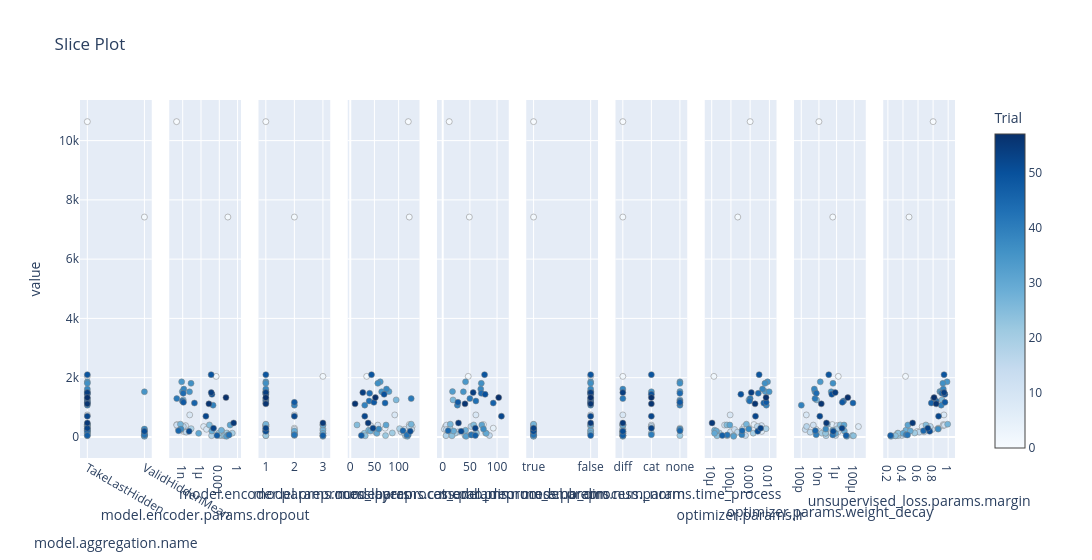

Notebook code cell kept with this figure:
### Code cell
# fig = optuna.visualization.plot_parallel_coordinate(plotted_study, target=target, target_name=target_name, params=['model.encoder.params.pooling', 'pretrain_model.encoder.params.pooling',])
# fig = optuna.visualization.plot_contour(study, target=target, target_name=target_name, params=params+not_imp)
fig = optuna.visualization.plot_slice(study, target=target, target_name=target_name)#, params=["model.encoder.params.num_layers"] )
# fig = optuna.visualization.plot_optimization_history(study, target=target, target_name=target_name, error_bar=False)
# targets = lambda t: (t.user_attrs["memory_after_mean"], t.user_attrs["val_metric_mean"])
# target_names = ["memory_after_mean", "val_metric_mean"]
# fig = optuna.visualization.plot_pareto_front(study, targets=targets, target_names=target_names)
fig

### Figure 1 — Plotly figure (JSON) as saved in the notebook; plotly's stock layout.template omitted (floating-point values rounded to 4 significant figures)
{"data": [{"marker": {"color": [0, 1, 2, 5, 6, 7, 8, 9, 10, 11, 12, 13, 14, 15, 16, 17, 18, 19, 20, 21, 22, 23, 24, 25, 26, 27, 28, 29, 30, 31, 32, 33, 34, 35, 36, 37, 38, 39, 40, 41, 42, 43, 44, 45, 46, 47, 48, 49, 50, 51, 52, 53, 54, 55, 56, 57], "colorbar": {"title": {"text": "Trial"}, "x": 1, "xpad": 40}, "colorscale": [[0, "rgb(247,251,255)"], [0.125, "rgb(222,235,247)"], [0.25, "rgb(198,219,239)"], [0.375, "rgb(158,202,225)"], [0.5, "rgb(107,174,214)"], [0.625, "rgb(66,146,198)"], [0.75, "rgb(33,113,181)"], [0.875, "rgb(8,81,156)"], [1, "rgb(8,48,107)"]], "line": {"color": "Grey", "width": 0.5}, "showscale": true}, "mode": "markers", "name": "Feasible Trial", "showlegend": false, "type": "scatter", "x": ["TakeLastHidden", "ValidHiddenMean", "TakeLastHidden", "TakeLastHidden", "TakeLastHidden", "TakeLastHidden", "TakeLastHidden", "TakeLastHidden", "TakeLastHidden", "TakeLastHidden", "TakeLastHidden", "ValidHiddenMean", "ValidHiddenMean", "ValidHiddenMean", "TakeLastHidden", "TakeLastHidden", "ValidHiddenMean", "TakeLastHidden", "TakeLastHidden", "TakeLastHidden", "ValidHiddenMean", "ValidHiddenMean", "TakeLastHidden", "TakeLastHidden", "TakeLastHidden", "TakeLastHidden", "TakeLastHidden", "TakeLastHidden", "TakeLastHidden", "TakeLastHidden", "ValidHiddenMean", "TakeLastHidden", "TakeLastHidden", "ValidHiddenMean", "TakeLastHidden", "ValidHiddenMean", "TakeLastHidden", "TakeLastHidden", "ValidHiddenMean", "TakeLastHidden", "ValidHiddenMean", "TakeLastHidden", "TakeLastHidden", "TakeLastHidden", "TakeLastHidden", "TakeLastHidden", "TakeLastHidden", "TakeLastHidden", "TakeLastHidden", "ValidHiddenMean", "TakeLastHidden", "TakeLastHidden", "TakeLastHidden", "TakeLastHidden", "TakeLastHidden", "TakeLastHidden"], "xaxis": "x", "y": [10640.0, 7421.0, 2044.0, 295.9, 418.1, 186.9, 350.3, 743.4, 257.4, 382.2, 399.7, 171.0, 250.8, 48.01, 161.4, 354.3, 43.08, 279.0, 127.5, 133.8, 44.61, 124.0, 39.45, 404.9, 1250.0, 430.3, 224.7, 200.6, 120.9, 402.5, 19.72, 1530.0, 1860.0, 1524.0, 1809.0, 264.8, 1614.0, 1072.0, 74.71, 1293.0, 67.52, 1212.0, 1474.0, 210.0, 1144.0, 50.29, 1169.0, 2103.0, 1437.0, 188.6, 700.8, 295.6, 1497.0, 472.2, 1116.0, 1327.0], "yaxis": "y"}, {"marker": {"color": [0, 1, 2, 5, 6, 7, 8, 9, 10, 11, 12, 13, 14, 15, 16, 17, 18, 19, 20, 21, 22, 23, 24, 25, 26, 27, 28, 29, 30, 31, 32, 33, 34, 35, 36, 37, 38, 39, 40, 41, 42, 43, 44, 45, 46, 47, 48, 49, 50, 51, 52, 53, 54, 55, 56, 57], "colorbar": {"title": {"text": "Trial"}, "x": 1, "xpad": 40}, "colorscale": [[0, "rgb(247,251,255)"], [0.125, "rgb(222,235,247)"], [0.25, "rgb(198,219,239)"], [0.375, "rgb(158,202,225)"], [0.5, "rgb(107,174,214)"], [0.625, "rgb(66,146,198)"], [0.75, "rgb(33,113,181)"], [0.875, "rgb(8,81,156)"], [1, "rgb(8,48,107)"]], "line": {"color": "Grey", "width": 0.5}, "showscale": false}, "mode": "markers", "name": "Feasible Trial", "showlegend": false, "type": "scatter", "x": [1e-10, 0.02549, 0.0003077, 1.86e-10, 1.126e-10, 1.33e-09, 2.66e-06, 1.424e-08, 8.101e-06, 3.028e-09, 1.041e-10, 0.003054, 6.851e-10, 0.003096, 3.79e-09, 1.276e-09, 5.445e-05, 2.385e-08, 0.1353, 0.01716, 0.001176, 0.0007434, 0.007746, 2.409e-05, 1.225e-09, 4.296e-10, 0.002216, 6.083e-05, 4.169e-07, 0.05978, 0.01521, 8.667e-10, 6.805e-10, 1.325e-08, 2.329e-08, 5.412e-10, 1.514e-09, 9.473e-05, 0.03457, 1.07e-10, 0.03936, 8.962e-10, 1.221e-09, 2.07e-10, 8.429e-08, 0.0004197, 1.334e-09, 4.61e-05, 6.207e-05, 1.141e-08, 6.372e-06, 0.0001139, 4.788e-05, 0.2271, 1.968e-05, 0.01252], "xaxis": "x2", "y": [10640.0, 7421.0, 2044.0, 295.9, 418.1, 186.9, 350.3, 743.4, 257.4, 382.2, 399.7, 171.0, 250.8, 48.01, 161.4, 354.3, 43.08, 279.0, 127.5, 133.8, 44.61, 124.0, 39.45, 404.9, 1250.0, 430.3, 224.7, 200.6, 120.9, 402.5, 19.72, 1530.0, 1860.0, 1524.0, 1809.0, 264.8, 1614.0, 1072.0, 74.71, 1293.0, 67.52, 1212.0, 1474.0, 210.0, 1144.0, 50.29, 1169.0, 2103.0, 1437.0, 188.6, 700.8, 295.6, 1497.0, 472.2, 1116.0, 1327.0], "yaxis": "y2"}, {"marker": {"color": [0, 1, 2, 5, 6, 7, 8, 9, 10, 11, 12, 13, 14, 15, 16, 17, 18, 19, 20, 21, 22, 23, 24, 25, 26, 27, 28, 29, 30, 31, 32, 33, 34, 35, 36, 37, 38, 39, 40, 41, 42, 43, 44, 45, 46, 47, 48, 49, 50, 51, 52, 53, 54, 55, 56, 57], "colorbar": {"title": {"text": "Trial"}, "x": 1, "xpad": 40}, "colorscale": [[0, "rgb(247,251,255)"], [0.125, "rgb(222,235,247)"], [0.25, "rgb(198,219,239)"], [0.375, "rgb(158,202,225)"], [0.5, "rgb(107,174,214)"], [0.625, "rgb(66,146,198)"], [0.75, "rgb(33,113,181)"], [0.875, "rgb(8,81,156)"], [1, "rgb(8,48,107)"]], "line": {"color": "Grey", "width": 0.5}, "showscale": false}, "mode": "markers", "name": "Feasible Trial", "showlegend": false, "type": "scatter", "x": [1, 2, 3, 2, 1, 1, 1, 2, 2, 1, 1, 2, 1, 2, 1, 1, 1, 3, 2, 2, 1, 3, 3, 3, 1, 1, 3, 2, 3, 3, 3, 1, 1, 1, 1, 1, 1, 2, 2, 1, 2, 1, 1, 1, 1, 3, 2, 1, 1, 1, 2, 1, 1, 3, 1, 1], "xaxis": "x3", "y": [10640.0, 7421.0, 2044.0, 295.9, 418.1, 186.9, 350.3, 743.4, 257.4, 382.2, 399.7, 171.0, 250.8, 48.01, 161.4, 354.3, 43.08, 279.0, 127.5, 133.8, 44.61, 124.0, 39.45, 404.9, 1250.0, 430.3, 224.7, 200.6, 120.9, 402.5, 19.72, 1530.0, 1860.0, 1524.0, 1809.0, 264.8, 1614.0, 1072.0, 74.71, 1293.0, 67.52, 1212.0, 1474.0, 210.0, 1144.0, 50.29, 1169.0, 2103.0, 1437.0, 188.6, 700.8, 295.6, 1497.0, 472.2, 1116.0, 1327.0], "yaxis": "y3"}, {"marker": {"color": [0, 1, 2, 5, 6, 7, 8, 9, 10, 11, 12, 13, 14, 15, 16, 17, 18, 19, 20, 21, 22, 23, 24, 25, 26, 27, 28, 29, 30, 31, 32, 33, 34, 35, 36, 37, 38, 39, 40, 41, 42, 43, 44, 45, 46, 47, 48, 49, 50, 51, 52, 53, 54, 55, 56, 57], "colorbar": {"title": {"text": "Trial"}, "x": 1, "xpad": 40}, "colorscale": [[0, "rgb(247,251,255)"], [0.125, "rgb(222,235,247)"], [0.25, "rgb(198,219,239)"], [0.375, "rgb(158,202,225)"], [0.5, "rgb(107,174,214)"], [0.625, "rgb(66,146,198)"], [0.75, "rgb(33,113,181)"], [0.875, "rgb(8,81,156)"], [1, "rgb(8,48,107)"]], "line": {"color": "Grey", "width": 0.5}, "showscale": false}, "mode": "markers", "name": "Feasible Trial", "showlegend": false, "type": "scatter", "x": [120, 122, 34, 72, 122, 107, 128, 92, 112, 42, 57, 105, 127, 116, 53, 122, 114, 102, 112, 87, 73, 29, 31, 14, 95, 126, 38, 42, 55, 74, 118, 80, 62, 65, 57, 59, 75, 30, 120, 126, 117, 39, 40, 109, 72, 23, 49, 44, 70, 124, 30, 47, 26, 37, 10, 52], "xaxis": "x4", "y": [10640.0, 7421.0, 2044.0, 295.9, 418.1, 186.9, 350.3, 743.4, 257.4, 382.2, 399.7, 171.0, 250.8, 48.01, 161.4, 354.3, 43.08, 279.0, 127.5, 133.8, 44.61, 124.0, 39.45, 404.9, 1250.0, 430.3, 224.7, 200.6, 120.9, 402.5, 19.72, 1530.0, 1860.0, 1524.0, 1809.0, 264.8, 1614.0, 1072.0, 74.71, 1293.0, 67.52, 1212.0, 1474.0, 210.0, 1144.0, 50.29, 1169.0, 2103.0, 1437.0, 188.6, 700.8, 295.6, 1497.0, 472.2, 1116.0, 1327.0], "yaxis": "y4"}, {"marker": {"color": [0, 1, 2, 5, 6, 7, 8, 9, 10, 11, 12, 13, 14, 15, 16, 17, 18, 19, 20, 21, 22, 23, 24, 25, 26, 27, 28, 29, 30, 31, 32, 33, 34, 35, 36, 37, 38, 39, 40, 41, 42, 43, 44, 45, 46, 47, 48, 49, 50, 51, 52, 53, 54, 55, 56, 57], "colorbar": {"title": {"text": "Trial"}, "x": 1, "xpad": 40}, "colorscale": [[0, "rgb(247,251,255)"], [0.125, "rgb(222,235,247)"], [0.25, "rgb(198,219,239)"], [0.375, "rgb(158,202,225)"], [0.5, "rgb(107,174,214)"], [0.625, "rgb(66,146,198)"], [0.75, "rgb(33,113,181)"], [0.875, "rgb(8,81,156)"], [1, "rgb(8,48,107)"]], "line": {"color": "Grey", "width": 0.5}, "showscale": false}, "mode": "markers", "name": "Feasible Trial", "showlegend": false, "type": "scatter", "x": [12, 49, 47, 93, 75, 12, 5, 61, 3, 13, 7, 28, 7, 86, 61, 52, 6, 13, 23, 79, 41, 62, 17, 57, 19, 14, 42, 20, 80, 72, 43, 18, 42, 38, 71, 75, 70, 27, 52, 50, 53, 61, 71, 10, 93, 60, 28, 77, 78, 34, 108, 60, 56, 29, 41, 103], "xaxis": "x5", "y": [10640.0, 7421.0, 2044.0, 295.9, 418.1, 186.9, 350.3, 743.4, 257.4, 382.2, 399.7, 171.0, 250.8, 48.01, 161.4, 354.3, 43.08, 279.0, 127.5, 133.8, 44.61, 124.0, 39.45, 404.9, 1250.0, 430.3, 224.7, 200.6, 120.9, 402.5, 19.72, 1530.0, 1860.0, 1524.0, 1809.0, 264.8, 1614.0, 1072.0, 74.71, 1293.0, 67.52, 1212.0, 1474.0, 210.0, 1144.0, 50.29, 1169.0, 2103.0, 1437.0, 188.6, 700.8, 295.6, 1497.0, 472.2, 1116.0, 1327.0], "yaxis": "y5"}, {"marker": {"color": [0, 1, 2, 5, 6, 7, 8, 9, 10, 11, 12, 13, 14, 15, 16, 17, 18, 19, 20, 21, 22, 23, 24, 25, 26, 27, 28, 29, 30, 31, 32, 33, 34, 35, 36, 37, 38, 39, 40, 41, 42, 43, 44, 45, 46, 47, 48, 49, 50, 51, 52, 53, 54, 55, 56, 57], "colorbar": {"title": {"text": "Trial"}, "x": 1, "xpad": 40}, "colorscale": [[0, "rgb(247,251,255)"], [0.125, "rgb(222,235,247)"], [0.25, "rgb(198,219,239)"], [0.375, "rgb(158,202,225)"], [0.5, "rgb(107,174,214)"], [0.625, "rgb(66,146,198)"], [0.75, "rgb(33,113,181)"], [0.875, "rgb(8,81,156)"], [1, "rgb(8,48,107)"]], "line": {"color": "Grey", "width": 0.5}, "showscale": false}, "mode": "markers", "name": "Feasible Trial", "showlegend": false, "type": "scatter", "x": [true, true, false, true, true, true, false, false, true, true, true, true, true, true, true, true, true, true, true, true, true, false, true, false, false, true, false, false, false, false, true, false, false, false, false, true, false, false, true, false, true, false, false, true, false, false, false, false, false, true, false, true, false, false, false, false], "xaxis": "x6", "y": [10640.0, 7421.0, 2044.0, 295.9, 418.1, 186.9, 350.3, 743.4, 257.4, 382.2, 399.7, 171.0, 250.8, 48.01, 161.4, 354.3, 43.08, 279.0, 127.5, 133.8, 44.61, 124.0, 39.45, 404.9, 1250.0, 430.3, 224.7, 200.6, 120.9, 402.5, 19.72, 1530.0, 1860.0, 1524.0, 1809.0, 264.8, 1614.0, 1072.0, 74.71, 1293.0, 67.52, 1212.0, 1474.0, 210.0, 1144.0, 50.29, 1169.0, 2103.0, 1437.0, 188.6, 700.8, 295.6, 1497.0, 472.2, 1116.0, 1327.0], "yaxis": "y6"}, {"marker": {"color": [0, 1, 2, 5, 6, 7, 8, 9, 10, 11, 12, 13, 14, 15, 16, 17, 18, 19, 20, 21, 22, 23, 24, 25, 26, 27, 28, 29, 30, 31, 32, 33, 34, 35, 36, 37, 38, 39, 40, 41, 42, 43, 44, 45, 46, 47, 48, 49, 50, 51, 52, 53, 54, 55, 56, 57], "colorbar": {"title": {"text": "Trial"}, "x": 1, "xpad": 40}, "colorscale": [[0, "rgb(247,251,255)"], [0.125, "rgb(222,235,247)"], [0.25, "rgb(198,219,239)"], [0.375, "rgb(158,202,225)"], [0.5, "rgb(107,174,214)"], [0.625, "rgb(66,146,198)"], [0.75, "rgb(33,113,181)"], [0.875, "rgb(8,81,156)"], [1, "rgb(8,48,107)"]], "line": {"color": "Grey", "width": 0.5}, "showscale": false}, "mode": "markers", "name": "Feasible Trial", "showlegend": false, "type": "scatter", "x": ["diff", "diff", "diff", "none", "diff", "diff", "cat", "diff", "none", "diff", "cat", "diff", "diff", "diff", "diff", "cat", "diff", "diff", "diff", "cat", "none", "diff", "diff", "diff", "none", "diff", "none", "diff", "diff", "diff", "diff", "none", "none", "cat", "none", "none", "diff", "none", "cat", "diff", "diff", "none", "none", "none", "none", "diff", "none", "cat", "cat", "diff", "cat", "cat", "diff", "diff", "cat", "cat"], "xaxis": "x7", "y": [10640.0, 7421.0, 2044.0, 295.9, 418.1, 186.9, 350.3, 743.4, 257.4, 382.2, 399.7, 171.0, 250.8, 48.01, 161.4, 354.3, 43.08, 279.0, 127.5, 133.8, 44.61, 124.0, 39.45, 404.9, 1250.0, 430.3, 224.7, 200.6, 120.9, 402.5, 19.72, 1530.0, 1860.0, 1524.0, 1809.0, 264.8, 1614.0, 1072.0, 74.71, 1293.0, 67.52, 1212.0, 1474.0, 210.0, 1144.0, 50.29, 1169.0, 2103.0, 1437.0, 188.6, 700.8, 295.6, 1497.0, 472.2, 1116.0, 1327.0], "yaxis": "y7"}, {"marker": {"color": [0, 1, 2, 5, 6, 7, 8, 9, 10, 11, 12, 13, 14, 15, 16, 17, 18, 19, 20, 21, 22, 23, 24, 25, 26, 27, 28, 29, 30, 31, 32, 33, 34, 35, 36, 37, 38, 39, 40, 41, 42, 43, 44, 45, 46, 47, 48, 49, 50, 51, 52, 53, 54, 55, 56, 57], "colorbar": {"title": {"text": "Trial"}, "x": 1, "xpad": 40}, "colorscale": [[0, "rgb(247,251,255)"], [0.125, "rgb(222,235,247)"], [0.25, "rgb(198,219,239)"], [0.375, "rgb(158,202,225)"], [0.5, "rgb(107,174,214)"], [0.625, "rgb(66,146,198)"], [0.75, "rgb(33,113,181)"], [0.875, "rgb(8,81,156)"], [1, "rgb(8,48,107)"]], "line": {"color": "Grey", "width": 0.5}, "showscale": false}, "mode": "markers", "name": "Feasible Trial", "showlegend": false, "type": "scatter", "x": [0.001, 0.0002271, 1.295e-05, 0.0008546, 0.001582, 0.003996, 0.0004905, 9.106e-05, 0.0003905, 0.003876, 4.685e-05, 9.468e-05, 0.0001539, 0.0005744, 0.0002194, 0.00237, 6.381e-05, 0.00672, 0.001451, 2.472e-05, 0.0001396, 1.848e-05, 1.899e-05, 6.118e-05, 0.0008596, 0.0006403, 1.409e-05, 1.727e-05, 1.405e-05, 8.732e-05, 0.0001382, 0.006092, 0.008053, 0.009768, 0.005886, 0.000853, 0.004407, 0.00694, 0.0003698, 0.001003, 6.427e-05, 0.0009389, 0.002654, 0.0003831, 0.005125, 3.552e-05, 0.006862, 0.002937, 0.0003289, 0.002483, 0.001897, 0.003511, 0.001149, 1.046e-05, 0.001805, 0.006754], "xaxis": "x8", "y": [10640.0, 7421.0, 2044.0, 295.9, 418.1, 186.9, 350.3, 743.4, 257.4, 382.2, 399.7, 171.0, 250.8, 48.01, 161.4, 354.3, 43.08, 279.0, 127.5, 133.8, 44.61, 124.0, 39.45, 404.9, 1250.0, 430.3, 224.7, 200.6, 120.9, 402.5, 19.72, 1530.0, 1860.0, 1524.0, 1809.0, 264.8, 1614.0, 1072.0, 74.71, 1293.0, 67.52, 1212.0, 1474.0, 210.0, 1144.0, 50.29, 1169.0, 2103.0, 1437.0, 188.6, 700.8, 295.6, 1497.0, 472.2, 1116.0, 1327.0], "yaxis": "y8"}, {"marker": {"color": [0, 1, 2, 5, 6, 7, 8, 9, 10, 11, 12, 13, 14, 15, 16, 17, 18, 19, 20, 21, 22, 23, 24, 25, 26, 27, 28, 29, 30, 31, 32, 33, 34, 35, 36, 37, 38, 39, 40, 41, 42, 43, 44, 45, 46, 47, 48, 49, 50, 51, 52, 53, 54, 55, 56, 57], "colorbar": {"title": {"text": "Trial"}, "x": 1, "xpad": 40}, "colorscale": [[0, "rgb(247,251,255)"], [0.125, "rgb(222,235,247)"], [0.25, "rgb(198,219,239)"], [0.375, "rgb(158,202,225)"], [0.5, "rgb(107,174,214)"], [0.625, "rgb(66,146,198)"], [0.75, "rgb(33,113,181)"], [0.875, "rgb(8,81,156)"], [1, "rgb(8,48,107)"]], "line": {"color": "Grey", "width": 0.5}, "showscale": false}, "mode": "markers", "name": "Feasible Trial", "showlegend": false, "type": "scatter", "x": [1e-08, 3.682e-07, 1.552e-06, 4.462e-06, 3.228e-07, 1.03e-08, 0.0002951, 3.728e-10, 4.74e-09, 1.081e-06, 2.316e-09, 1.507e-06, 2.858e-10, 7.921e-07, 1.013e-09, 4.023e-10, 6.404e-08, 1.294e-06, 2.112e-08, 6.116e-08, 6.096e-05, 5.541e-08, 8.157e-05, 2.573e-06, 5.481e-09, 9.022e-08, 3.641e-07, 7.502e-06, 7.52e-07, 6.958e-06, 1.43e-05, 3.455e-09, 1.413e-08, 2.45e-07, 3.894e-07, 5.893e-08, 3.003e-09, 1.018e-10, 4.839e-09, 3.574e-09, 3.651e-07, 6.198e-06, 5.073e-09, 3.938e-09, 7.148e-05, 1.194e-05, 4.465e-06, 1.293e-07, 2.888e-07, 4.183e-07, 1.264e-08, 4.136e-06, 6.949e-07, 7.102e-08, 1.847e-08, 1.866e-05], "xaxis": "x9", "y": [10640.0, 7421.0, 2044.0, 295.9, 418.1, 186.9, 350.3, 743.4, 257.4, 382.2, 399.7, 171.0, 250.8, 48.01, 161.4, 354.3, 43.08, 279.0, 127.5, 133.8, 44.61, 124.0, 39.45, 404.9, 1250.0, 430.3, 224.7, 200.6, 120.9, 402.5, 19.72, 1530.0, 1860.0, 1524.0, 1809.0, 264.8, 1614.0, 1072.0, 74.71, 1293.0, 67.52, 1212.0, 1474.0, 210.0, 1144.0, 50.29, 1169.0, 2103.0, 1437.0, 188.6, 700.8, 295.6, 1497.0, 472.2, 1116.0, 1327.0], "yaxis": "y9"}, {"marker": {"color": [0, 1, 2, 5, 6, 7, 8, 9, 10, 11, 12, 13, 14, 15, 16, 17, 18, 19, 20, 21, 22, 23, 24, 25, 26, 27, 28, 29, 30, 31, 32, 33, 34, 35, 36, 37, 38, 39, 40, 41, 42, 43, 44, 45, 46, 47, 48, 49, 50, 51, 52, 53, 54, 55, 56, 57], "colorbar": {"title": {"text": "Trial"}, "x": 1, "xpad": 40}, "colorscale": [[0, "rgb(247,251,255)"], [0.125, "rgb(222,235,247)"], [0.25, "rgb(198,219,239)"], [0.375, "rgb(158,202,225)"], [0.5, "rgb(107,174,214)"], [0.625, "rgb(66,146,198)"], [0.75, "rgb(33,113,181)"], [0.875, "rgb(8,81,156)"], [1, "rgb(8,48,107)"]], "line": {"color": "Grey", "width": 0.5}, "showscale": false}, "mode": "markers", "name": "Feasible Trial", "showlegend": false, "type": "scatter", "x": [0.8005, 0.4807, 0.4336, 0.8667, 0.9341, 0.5903, 0.6549, 0.9437, 0.7642, 0.935, 0.9507, 0.6794, 0.7872, 0.3849, 0.6146, 0.7629, 0.2968, 0.8697, 0.3288, 0.5548, 0.3364, 0.3365, 0.2993, 0.7047, 0.9181, 0.9933, 0.4381, 0.4973, 0.4017, 0.4653, 0.242, 0.8897, 0.9849, 0.9038, 0.9297, 0.866, 0.935, 0.9081, 0.4433, 0.8073, 0.4607, 0.84, 0.9175, 0.6724, 0.7763, 0.2357, 0.9569, 0.9453, 0.9562, 0.7548, 0.8726, 0.7296, 0.9458, 0.5279, 0.8406, 0.8133], "xaxis": "x10", "y": [10640.0, 7421.0, 2044.0, 295.9, 418.1, 186.9, 350.3, 743.4, 257.4, 382.2, 399.7, 171.0, 250.8, 48.01, 161.4, 354.3, 43.08, 279.0, 127.5, 133.8, 44.61, 124.0, 39.45, 404.9, 1250.0, 430.3, 224.7, 200.6, 120.9, 402.5, 19.72, 1530.0, 1860.0, 1524.0, 1809.0, 264.8, 1614.0, 1072.0, 74.71, 1293.0, 67.52, 1212.0, 1474.0, 210.0, 1144.0, 50.29, 1169.0, 2103.0, 1437.0, 188.6, 700.8, 295.6, 1497.0, 472.2, 1116.0, 1327.0], "yaxis": "y10"}], "layout": {"title": {"text": "Slice Plot"}, "width": 3000, "xaxis": {"anchor": "y", "categoryarray": ["TakeLastHidden", "ValidHiddenMean"], "categoryorder": "array", "domain": [0, 0.082], "title": {"text": "model.aggregation.name"}, "type": "category"}, "xaxis10": {"anchor": "y10", "domain": [0.918, 1.0], "title": {"text": "unsupervised_loss.params.margin"}}, "xaxis2": {"anchor": "y2", "domain": [0.102, 0.184], "title": {"text": "model.encoder.params.dropout"}, "type": "log"}, "xaxis3": {"anchor": "y3", "domain": [0.204, 0.286], "title": {"text": "model.encoder.params.num_layers"}}, "xaxis4": {"anchor": "y4", "domain": [0.306, 0.388], "title": {"text": "model.preprocess.params.cat_emb_dim"}}, "xaxis5": {"anchor": "y5", "domain": [0.408, 0.49], "title": {"text": "model.preprocess.params.num_emb_dim"}}, "xaxis6": {"anchor": "y6", "categoryarray": [true, false], "categoryorder": "array", "domain": [0.51, 0.592], "title": {"text": "model.preprocess.params.num_norm"}, "type": "category"}, "xaxis7": {"anchor": "y7", "categoryarray": ["diff", "cat", "none"], "categoryorder": "array", "domain": [0.612, 0.694], "title": {"text": "model.preprocess.params.time_process"}, "type": "category"}, "xaxis8": {"anchor": "y8", "domain": [0.714, 0.796], "title": {"text": "optimizer.params.lr"}, "type": "log"}, "xaxis9": {"anchor": "y9", "domain": [0.816, 0.898], "title": {"text": "optimizer.params.weight_decay"}, "type": "log"}, "yaxis": {"anchor": "x", "domain": [0, 1], "title": {"text": "value"}}, "yaxis10": {"anchor": "x10", "domain": [0, 1], "matches": "y", "showticklabels": false}, "yaxis2": {"anchor": "x2", "domain": [0, 1], "matches": "y", "showticklabels": false}, "yaxis3": {"anchor": "x3", "domain": [0, 1], "matches": "y", "showticklabels": false}, "yaxis4": {"anchor": "x4", "domain": [0, 1], "matches": "y", "showticklabels": false}, "yaxis5": {"anchor": "x5", "domain": [0, 1], "matches": "y", "showticklabels": false}, "yaxis6": {"anchor": "x6", "domain": [0, 1], "matches": "y", "showticklabels": false}, "yaxis7": {"anchor": "x7", "domain": [0, 1], "matches": "y", "showticklabels": false}, "yaxis8": {"anchor": "x8", "domain": [0, 1], "matches": "y", "showticklabels": false}, "yaxis9": {"anchor": "x9", "domain": [0, 1], "matches": "y", "showticklabels": false}}}
